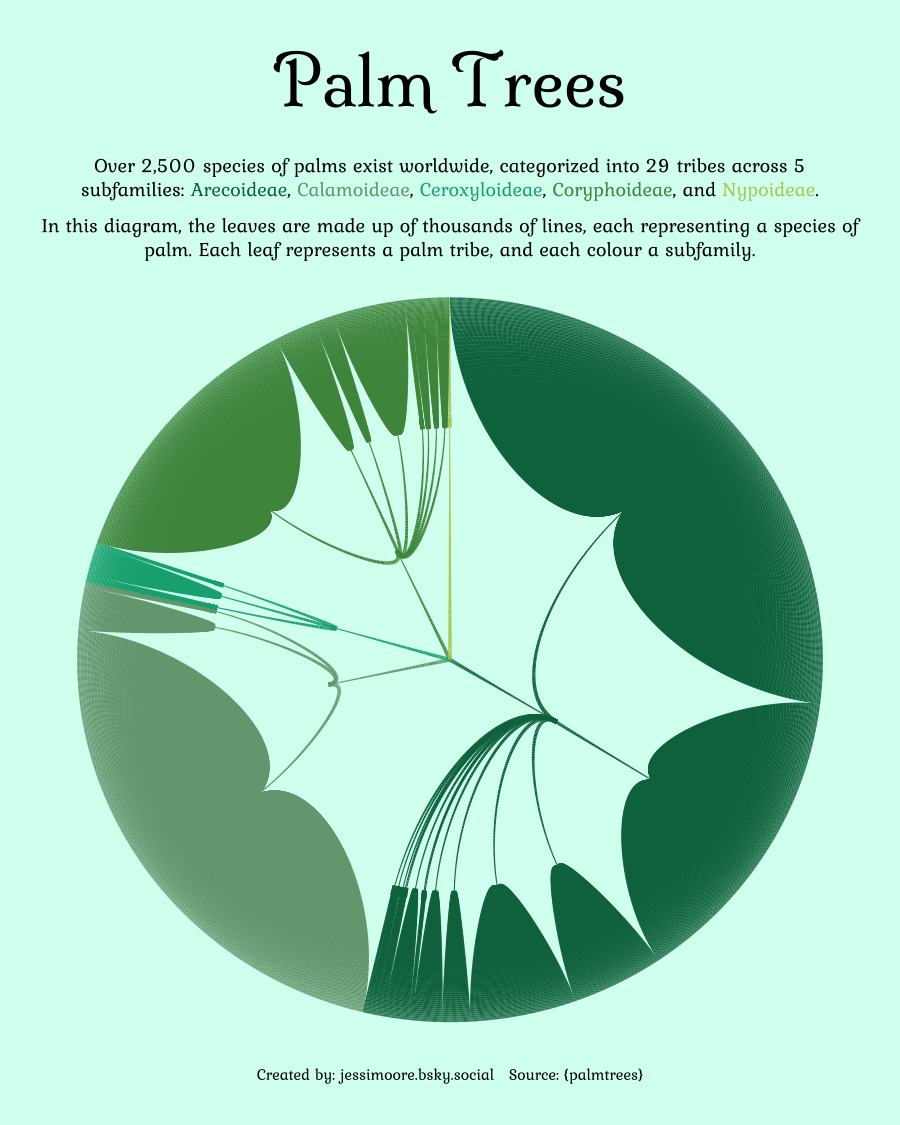

Generate this figure with R:
# load data #
palmtrees <- readr::read_csv('https://raw.githubusercontent.com/rfordatascience/tidytuesday/main/data/2025/2025-03-18/palmtrees.csv')

# load libraries #
library(tidyverse)
library(igraph)
library(tidygraph)
library(ggraph)
library(ggtext)
library(sysfonts)
library(showtext)

# create a hierarchical data frame #
palms <- palmtrees %>%
  group_by(palm_subfamily) %>%
  arrange(palm_subfamily) %>%
  mutate(level1 = "palmcenter",
         level2 = palm_subfamily,
         level3 = palm_tribe,
         level4 = spec_name) %>%
  ungroup() %>%
  select(level1:level4)

# create the edges #
palms_edges_1_2 <- palms %>%
  select(level1, level2) %>%
  unique() %>%
  rename(from = level1, to = level2) %>%
  mutate(subfam = to) # adding this column for colour grouping in the plot

palms_edges_2_3 <- palms %>%
  select(level2, level3) %>%
  unique() %>%
  rename(from = level2, to = level3) %>%
  mutate(subfam = from) # adding this column for colour grouping in the plot

palms_edges_3_4 <- palms %>%
  select(level2, level3, level4) %>%
  unique() %>%
  rename(from = level3, to = level4) %>%
  mutate(subfam = level2) %>% # adding this column for colour grouping in the plot
  select(-level2) 

edge_list <- rbind(palms_edges_1_2, palms_edges_2_3, palms_edges_3_4)

palms_plot <- graph_from_data_frame(edge_list) %>%
  as_tbl_graph()

subfamilies <- c("Arecoideae", "Calamoideae",
                 "Ceroxyloideae", "Coryphoideae",
                 "Nypoideae")

# text and colors #
font_add_google("Milonga", "milonga")
font_add_google("Kurale", "kurale")
ft <- "milonga"
ft2 <- "kurale"
showtext_auto()

title <- "Palm Trees"
subtitle <- "Over 2,500 species of palms exist worldwide, categorized into 29 tribes across
5 subfamilies: <span style = 'color: #04724d;'>**Arecoideae**</span>, <span style = 'color: #74a57f;'>**Calamoideae**</span>, <span style = 'color: #06AD81;'>**Ceroxyloideae**</span>, <span style = 'color: #4c934c;'>**Coryphoideae**</span>, and <span style = 'color: #b7ce63;'>**Nypoideae**</span>.\n
In this diagram, the leaves are made up of thousands of lines, each representing a species of palm.
Each leaf represents a palm tribe, and each colour a subfamily."
caption <- "Created by: jessimoore.bsky.social   Source: {palmtrees}"

c <- c("#04724d", "#74a57f", "#06AD81",
       "#4c934c", "#b7ce63")


# create the plot #
palmtree <- ggraph(palms_plot, layout = "dendrogram", circular = TRUE) +
  geom_edge_arc(aes(width = after_stat(index), edge_colour = subfam)) +
  scale_edge_color_manual(values = c) +
  scale_edge_width(range = c(1,0.2)) +
  theme_void() +
  labs(title = title, subtitle = subtitle, caption = caption) +
  theme(panel.background = element_rect(fill = "#d7fff1", color = NA),
        plot.background = element_rect(fill = "#d7fff1", color = NA),
        plot.title = element_text(family = ft, size = 34, hjust = 0.5),
        plot.subtitle = element_textbox_simple(family = ft2, size = 10, 
                                               hjust = 0.5, halign = 0.5,
                                               margin = margin(15,0,0,0)),
        plot.caption = element_text(family = ft2, size = 8, hjust = 0.5),
        plot.caption.position = "plot",
        legend.position = "none",
        plot.margin = margin(20,20,20,20))
palmtree
